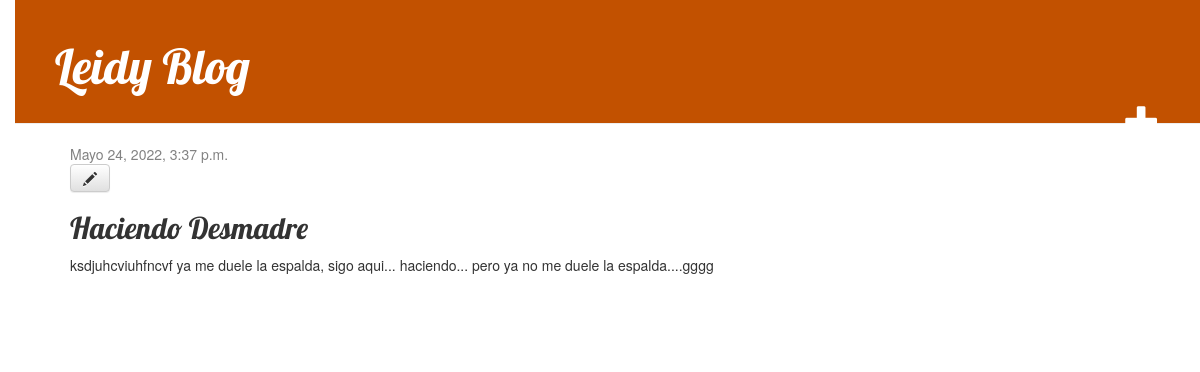
The app's page /post/4/ (signed in) with its own data.
### blog/models.py (models this page shows, shortened)
class Post(models.Model):
    autor = models.ForeignKey(settings.AUTH_USER_MODEL, on_delete=models.CASCADE)
    titulo = models.CharField(max_length=200)
    texto = models.TextField()
    fecha_creacion = models.DateTimeField(default=timezone.now)
    fecha_publicacion = models.DateTimeField(blank=True, null=True)

### blog/views.py (the view)
# urls.py: path('post/<int:pk>/', views.post_detail, name='post_detail'),
def post_detail(request, pk):
    post = get_object_or_404(Post, pk=pk)
    return render(request, 'blog/post_detail.html', {'post': post})

### blog/templates/blog/post_detail.html
{% extends 'blog/base.html' %}
{% block content %}
    <div class="post">
        {% if post.fecha_publicacion %}
            <div class="date">
                {{ post.fecha_publicacion }}
            </div>
        {% endif %}
        {% if user.is_authenticated %}
        <a class="btn btn-default" href="{% url 'post_edit' pk=post.pk %}"><span class="glyphicon glyphicon-pencil"></span></a>
        {% endif %}
        <h2>{{ post.titulo }}</h2>
        <p>{{ post.texto|linebreaksbr }}</p>
    </div>
{% endblock %}

### blog/static/css/blog.css (style rules this page uses)
body { padding-left: 15px; }
h1, h2, h3, h4 { font-family: 'Lobster', cursive; }
.date { color: #828282; }
.post { margin-bottom: 70px; }

### records on screen
Post: fecha_publicacion "Mayo 24, 2022, 3:37 p.m.", titulo "Haciendo Desmadre", texto "ksdjuhcviuhfncvf ya me duele la espalda, sigo aqui... haciendo... pero ya no me duele la espalda....gggg"
